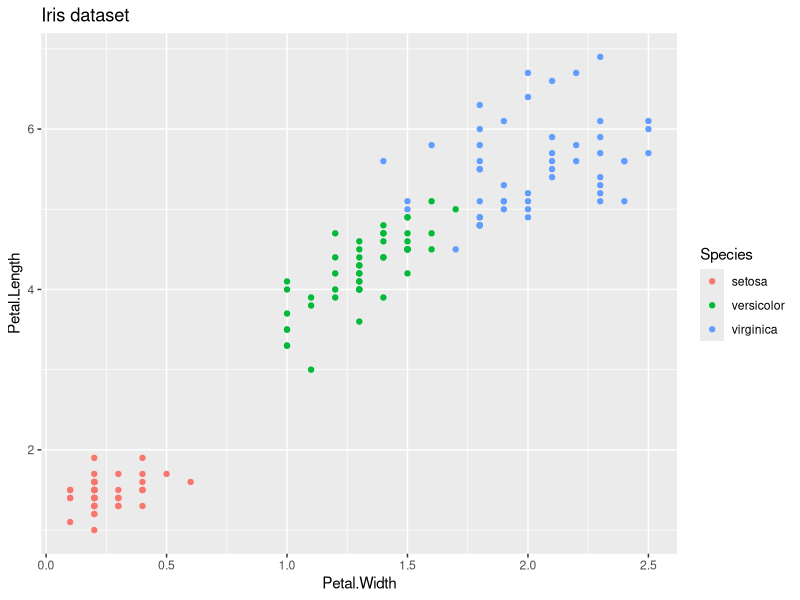

Reproduce this figure in R.
## ---- chunk 1
library(dplyr)
library(tidyr)
library(ggplot2)
## ---- chunk 2
iris %>% 
    gather("variable", "value", Sepal.Length:Petal.Width) %>% 
    group_by(Species, variable) %>% 
    summarise(median = median(value),
              mean = mean(value),
              sd = sd(value)) %>% 
    head()
## ---- chunk 3
iris %>% 
    ggplot(aes(Petal.Width, Petal.Length, color = Species)) +
    geom_point() +
    ggtitle("Iris dataset")
